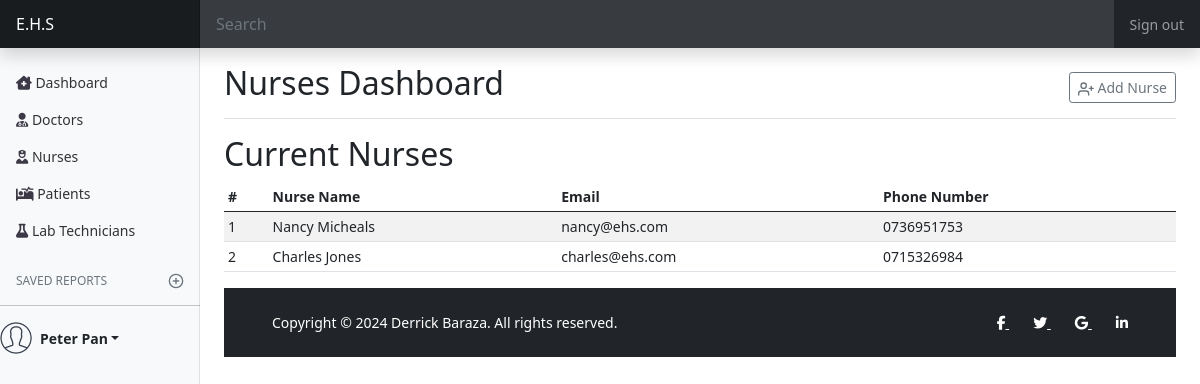
Page /admindashboard/nurses/index.php (signed in) on the committed database.
### tables this page shows
CREATE TABLE IF NOT EXISTS `nurses` (
  `nurseID` int(11) NOT NULL AUTO_INCREMENT,
  `nurseName` varchar(50) NOT NULL,
  `phoneNo` int(11) NOT NULL,
  `email` varchar(50) NOT NULL,
  `password` varchar(128) NOT NULL,
  PRIMARY KEY (`nurseID`)
);

### includes/globvars.php (called while the page is built, shortened)
<?php
    $admin = "admin";
?>

### admindashboard/nurses/index.php (the view, shortened to what this page needs)
<?php
  include "../../includes/globvars.php";
  include "../../includes/dblink.php";
  if (isset($_SESSION['ID'])&&isset($_SESSION['Name'])&&isset($_SESSION['email'])&&$_SESSION['user']===$admin) {
    $sql = "SELECT `nurseID`, `nurseName`, `phoneNo`, `email` FROM `nurses`;";
    $result = mysqli_query($mysqli, $sql);
?>
    <!doctype html>
    <html lang="en">
      <head>
        <link rel="stylesheet" href="https://cdn.jsdelivr.net/npm/bootstrap-icons@1.11.2/font/bootstrap-icons.min.css">
        <link href="../../css/bootstrap.min.css" rel="stylesheet">
        <link href="../../css/dashboard.css" rel="stylesheet">
      </head>
      <body>
      <header class="navbar navbar-dark sticky-top bg-dark flex-md-nowrap p-0 shadow">
        <a class="navbar-brand col-md-3 col-lg-2 me-0 px-3" href="#" id="home">E.H.S</a>
        <input class="form-control form-control-dark w-100" type="text" placeholder="Search" aria-label="Search">
        <div class="navbar-nav">
          <div class="nav-item text-nowrap">
            <a class="nav-link px-3" href="../validation/logout.php" id="signout">Sign out</a>
          </div>
        </div>
      </header>
      <div class="container-fluid">
        <div class="row">
          <?php @include("../includes/nav.php");?>
          <main class="col-md-9 ms-sm-auto col-lg-10 px-md-4">
            <div class="d-flex justify-content-between flex-wrap flex-md-nowrap align-items-center pt-3 pb-2 mb-3 border-bottom">
              <h1 class="h2">Nurses Dashboard</h1>
              <div class="btn-toolbar mb-2 mb-md-0">
                <button type="button" class="btn btn-sm btn-outline-secondary"  data-bs-toggle="modal" data-bs-target="#exampleModal">
                  <span data-feather="user-plus"></span>
                  Add Nurse
                </button>
              </div>
            </div>
            <h2>Current Nurses</h2>
            <div class="table-responsive">
        <table class="table table-striped table-sm">
          <thead>
            <tr>
              <th scope="col">#</th>
              <th scope="col">Nurse Name</th>
              <th scope="col">Email</th>
              <th scope="col">Phone Number</th>
            </tr>
          </thead>
          <tbody>
            <?php
              $i =1;
              foreach ($result as $res) {
                  $name=$res['nurseName'];
                  $email=$res['email'];
                  $number="0".$res['phoneNo'];
            ?>
            <tr>
              <td><?php echo $i;?></td>
              <td><?php echo $name;?></td>
              <td><?php echo $email;?></td>
              <td><?php echo $number;?></td>
            </tr>
            <?php
                $i++;
              }
            ?>
          </tbody>
        </table>
      </div>
            <?php @include("../../includes/copyright.php");?>
          </main>
        </div>
      </div>
      </body>
    </html>
<?php
  }else {
    header("Location: ../../validation/logout.php?message=Kindly log in");
  }
?>

### css/dashboard.css (style rules this page uses)
body { font-size: .875rem; }
.feather { width: 16px; height: 16px; vertical-align: text-bottom; }
.navbar-brand { padding-top: .75rem; padding-bottom: .75rem; font-size: 1rem; background-color: rgba(0, 0, 0, .25); box-shadow: inset -1px 0 0 rgba(0, 0, 0, .25); }
.navbar .form-control { padding: .75rem 1rem; border-width: 0; border-radius: 0; }
.form-control-dark { color: #fff; background-color: rgba(255, 255, 255, .1); border-color: rgba(255, 255, 255, .1); }

### rows in the picture
nurses: nurseName "Nancy Micheals", email "nancy@ehs.com", phoneNo "0736951753"
nurses: nurseName "Charles Jones", email "charles@ehs.com", phoneNo "0715326984"

### other values in the picture
$name "Peter Pan"
